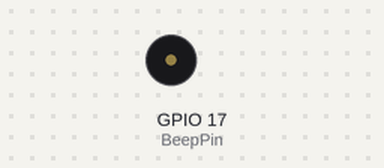
This program was run on a simulated Raspberry Pi (BCM pin numbers). Parts: buzzer (waves = sounding, pin HIGH). What the program prints to the terminal is not drawn.

Above: at 0.05 s.
Timing chart, 0 to 3.0 s (numbered marks = the images above):
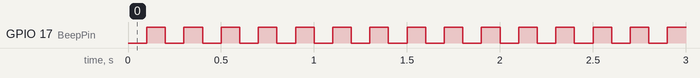

The program:

buzzer.py
```python
import RPi.GPIO as GPIO
import time

BeepPin = 17	# Pin Port

def setup():
	GPIO.setmode(GPIO.BCM)
	GPIO.setup(BeepPin, GPIO.OUT)
	GPIO.output(BeepPin, GPIO.HIGH)	# setta il beeppin ad una corrente di +3.3V)

def loop():
	while True:
		GPIO.output(BeepPin, GPIO.LOW)	# faccio suonare
		time.sleep(0.1)
		GPIO.output(BeepPin, GPIO.HIGH)
		time.sleep(0.1)

def destroy():
	GPIO.output(BeepPin, GPIO.HIGH)	# Spengo il beep
	GPIO.cleanup()			# Rilascio la risorsa

if __name__ == '__main__':
	print 'Press Ctrl+C to end program...'
	setup()
	try:
		loop()
	except KeyboardInterrupt:
		destroy()
```

Measured:
- by itself, GPIO 17 (BeepPin): alternates HIGH for 0.10 s and LOW for 0.10 s
